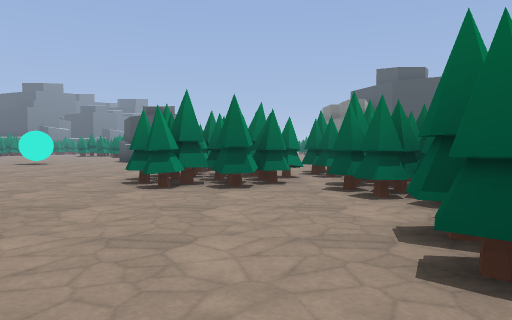
View 1 (above)

24 first-person views from a walk through a Godot game level. The camera is 1.4 m above the floor, tilts 2° down and sees 70° across. The floor is counted in squares, 2 m on a side. Each view is taken from the middle of a square. On the plan, view 1 faces up. The plan holds only what a view shows up to about 11 squares ahead; the rest is blank. The place goes on beyond the plan. Flat picture figures and markers are not drawn. Characters and animated objects are left out. Some surface patterns are stand-ins.

View 2
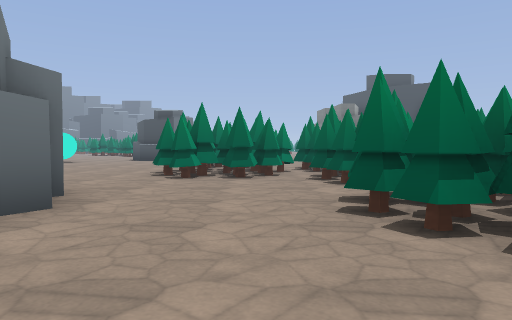

View 3
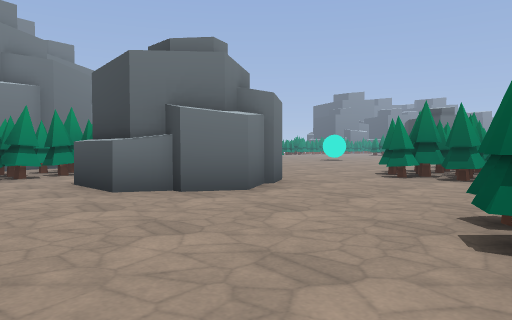

View 4
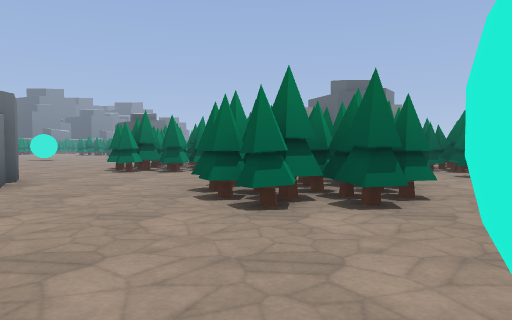

View 5
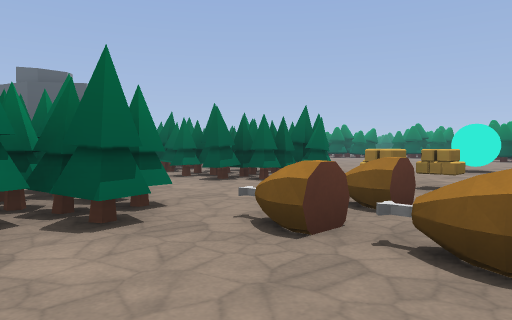

View 6
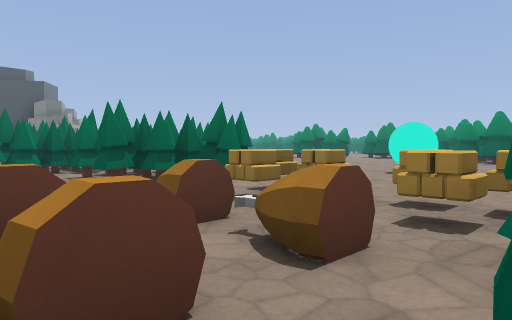

View 7
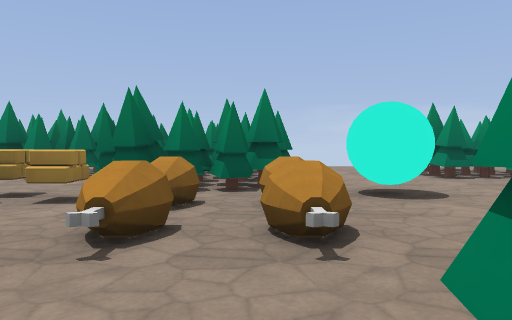

View 8
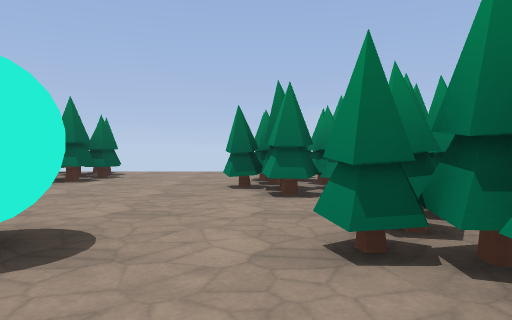

View 9
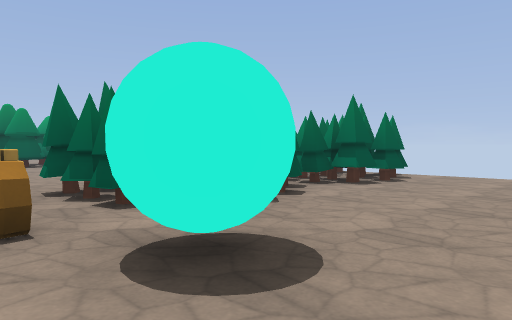

View 10
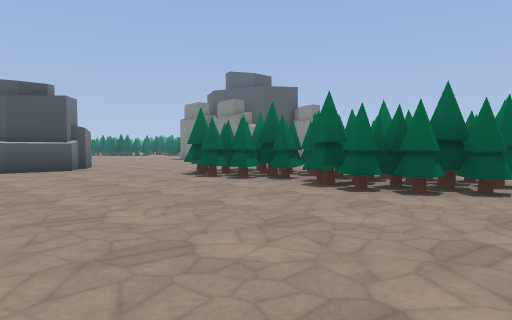

View 11
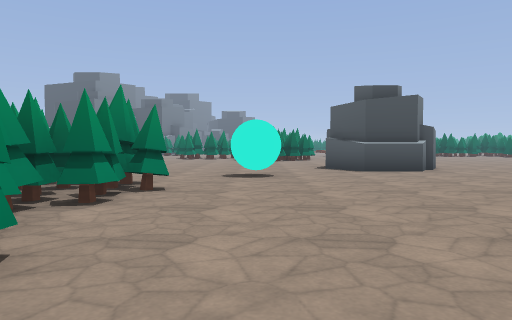

View 12
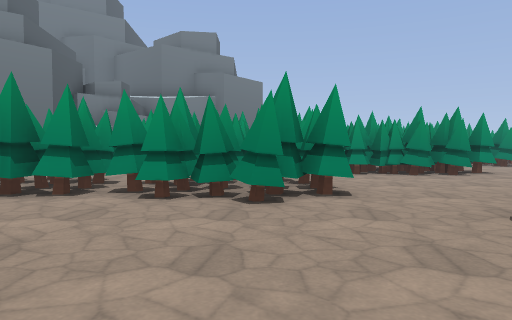

View 13
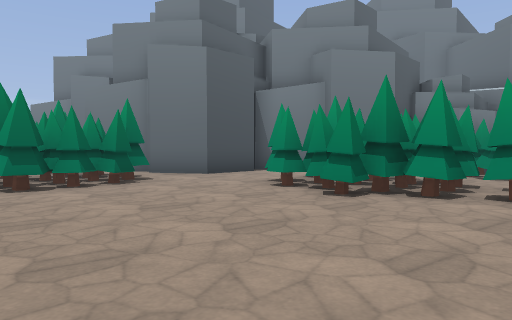

View 14
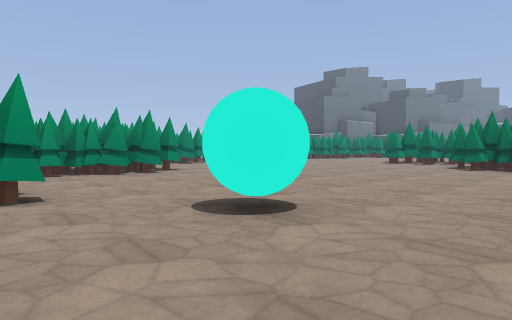

View 15
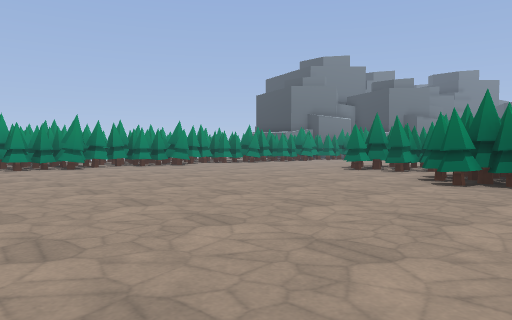

View 16
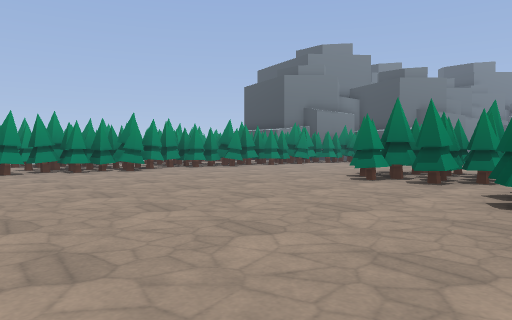

View 17
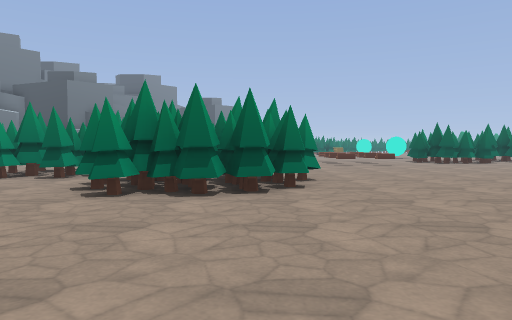

View 18
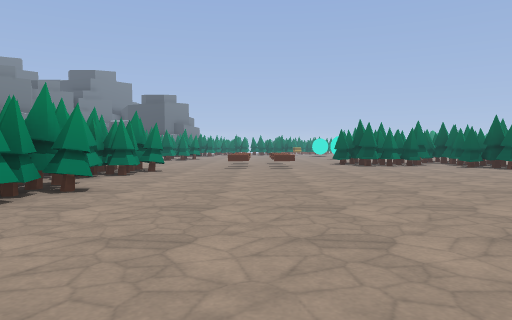

View 19
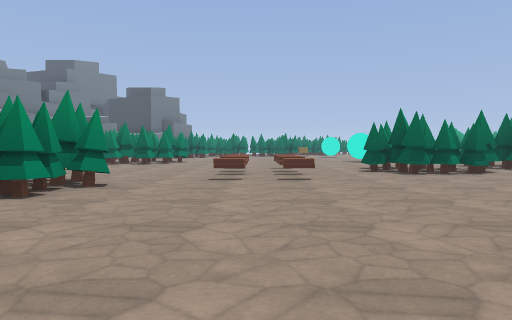

View 20
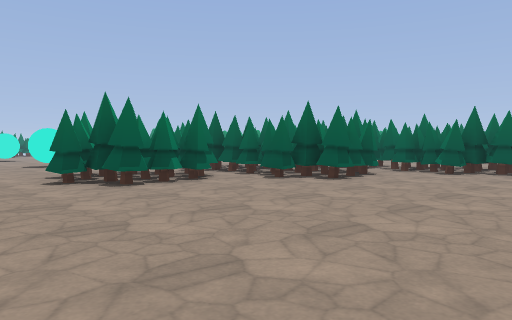

View 21
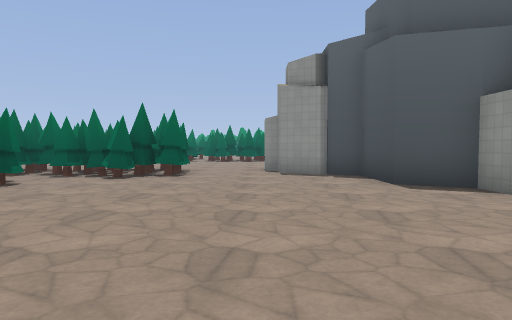

View 22
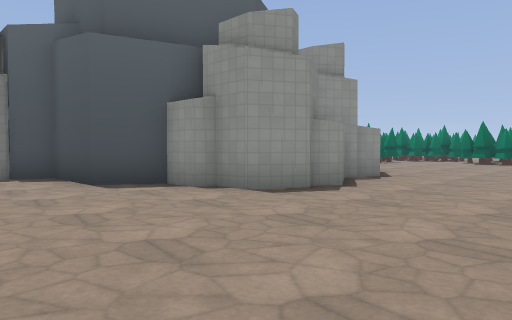

View 23
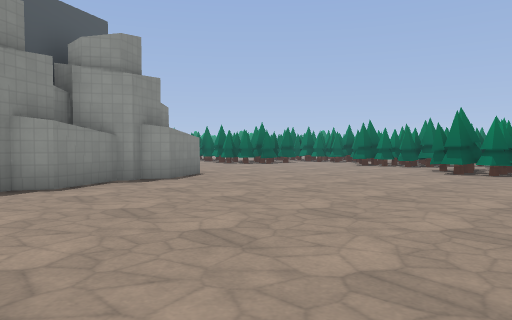

View 24
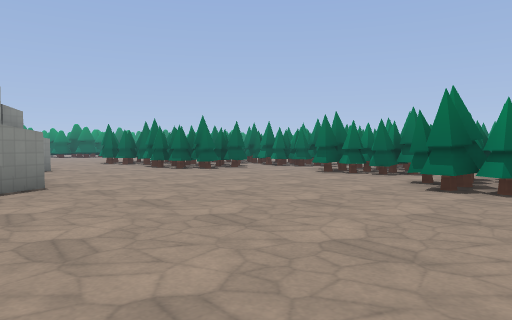

### Floor plan
Key: @ floor where view 1 was taken; # wall or solid block; . floor; = window, fence, low wall or low ledge; ^ raised ledge; T tree; B ball; O other object.
Columns run from 20 left of view 1 to 14 right of it. Each row starts with its distance up from view 1.
 36              .......TTTTTTTT
 35             ....=.^..TTTTTTT
 34             ......=.....TTTT TTT
 33              T..=.^......TTT.TTT
 32             TTT..............TTT
 31         T    T..............TTTT
 30       .TTT  TTT..............TTT
 29      .TTTT   T..................
 28     ...TTT.  T..................
 27    ....TT.TT TT...............##
 26   ........TTTTT...............#
 25 TT........TTTT.............####
 24 T..........T..............##
 23 T.......................###
 22 T.......................##
 21 TT.............. ........#
 20  ..............   .......#
 19 T.............    .......#
 18   TTT.........    ..........
 17    TTT........###.............#
 16    TTT........................
 15    TT......B.................
 14     T...............T.......
 13     TT.TTT........TTT......
 12     T TTTT........TTTT....
 11      OTTTT........TTT TTT
 10        TT..........TTTTTT
  9    TTTTTTT........TTTTTT
  8    T .TTTT........TTTTTTT TTT
  7        TTT........TTT.TT  TTT
  6         T.........T...TT   .T
  5       ................TTT  TTTT
  4       .....TTT  #......   ..TTT
  3        ##.TTTT  ##....TTT..TTTT
  2         #.TTTT  ##...TTTT....T
  1         ## TT..##.....TTT...... ...
  0            TTT......@.TT....OO....B
 -1               ...........^^.OO..
 -2                     .....=^..O
 -3                     T..B..^OOO..
 -4                    TT..B.TTT....
 -5                    T ....TTTT...
 -6                     T....TTT TTT
 -7                   TTTT...T   TT
 -8                   TTTT...TT   TT
 -9                    TTT...TT   TT
-10                      ....TTT
-11                       ...T T

Where each view was taken, in squares from view 1:
view 1: 0 up, 0 right, facing up
view 2: 2 down, 0 right, facing up
view 3: 2 down, 2 right, facing up-left
view 4: 4 down, 2 right, facing up
view 5: 3 down, 2 right, facing up-right
view 6: 4 down, 4 right, facing up-right
view 7: 2 up, 5 right, facing down
view 8: 1 down, 1 right, facing down
view 9: 2 down, 1 right, facing down-right
view 10: 5 up, 8 left, facing up-right
view 11: 6 up, 9 left, facing up
view 12: 12 up, 6 left, facing left
view 13: 11 up, 6 left, facing down-left
view 14: 12 up, 6 left, facing up-left
view 15: 17 up, 7 left, facing up-left
view 16: 20 up, 9 left, facing up-left
view 17: 19 up, 7 left, facing up
view 18: 21 up, 3 left, facing up
view 19: 25 up, 3 left, facing up
view 20: 28 up, 2 left, facing up-right
view 21: 28 up, 0 right, facing right
view 22: 28 up, 0 right, facing down-right
view 23: 24 up, 3 left, facing down-right
view 24: 20 up, 2 left, facing down-right
